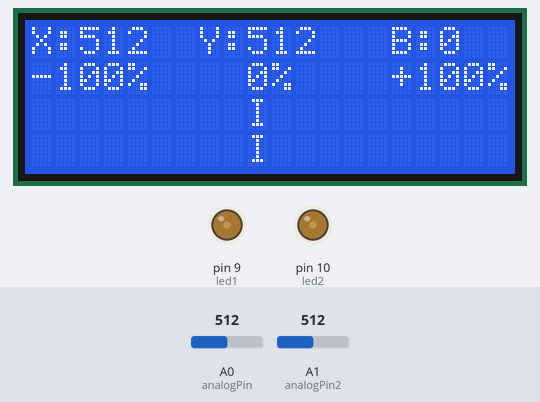
Recording of a sketch running on a simulated Arduino Uno, built with avr-gcc and run on an emulated ATmega328P. On the bench: 20×4 character LCD, output pins drawn as LEDs (lit = HIGH). The inputs (shaded band) are chosen by the test bench; at power-on: A0 (analogPin) = 512, A1 (analogPin2) = 512.

Above: at 1.2 s.
1.3 s: A0 (analogPin) set to 716
At 2.3 s:
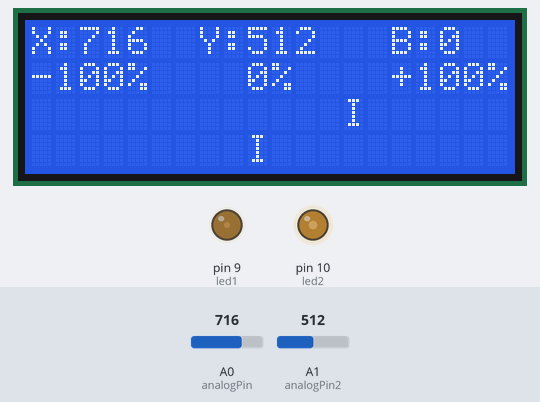
2.8 s: A1 (analogPin2) set to 0
At 3.9 s:
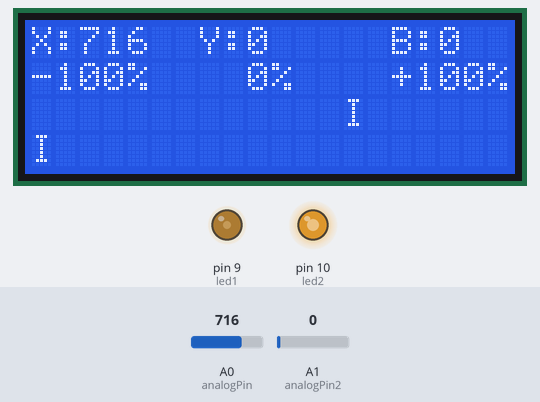
5.8 s: A0 (analogPin) set to 900
At 6.8 s:
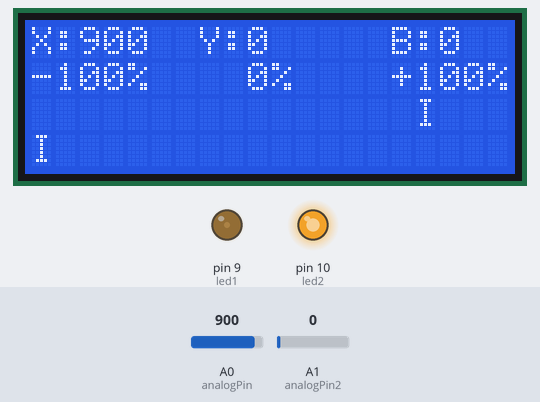
7.4 s: A1 (analogPin2) set to 306
At 8.4 s:
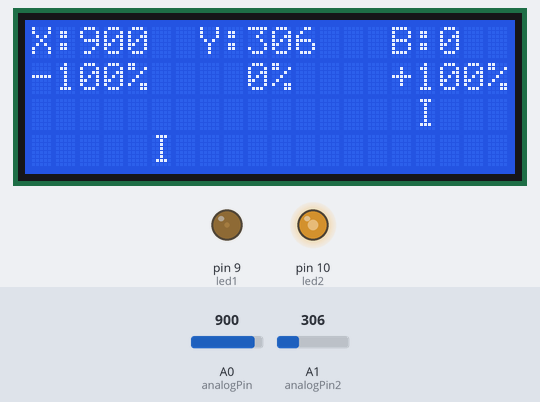
9.0 s: A0 (analogPin) set to 1023
At 9.9 s:
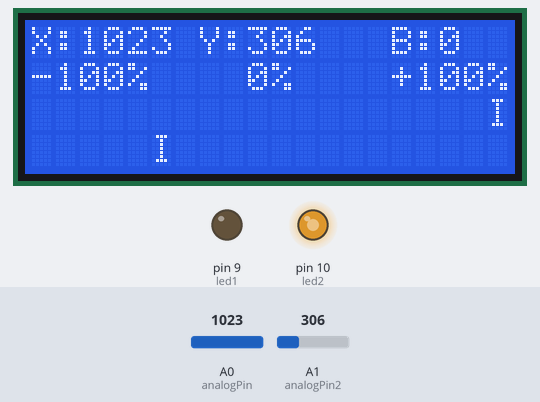
10.6 s: A1 (analogPin2) set to 122
At 11.4 s:
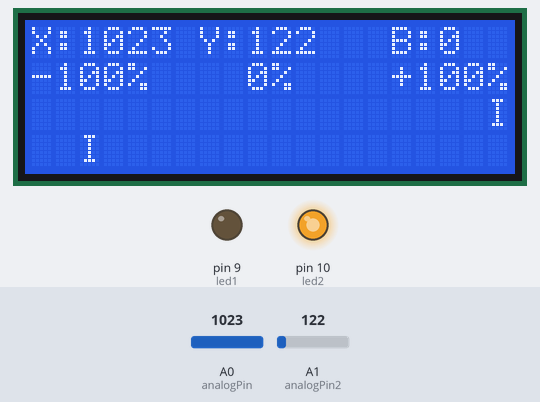
Timing chart, 0 to 13.2 s (numbered marks = the images above; inputs shaded):
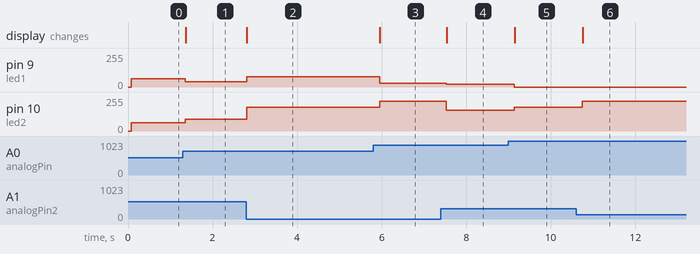

The sketch:

PWM1.ino
```cpp
#include<LiquidCrystal.h>

LiquidCrystal lcd (8,7,6,5,4,3 );

#define led1 9
#define led2 10


#define button_input 19
int analogPin = A0 ;
int analogPin2 = A1;
float  value = 0 ;
float voltage = 0 ;
String vol_string;
double horiz_divider = 0, vert_divider;
double horiz_num, vert_num;
int pressed_counter = 0 ;
int previous_hor_div, previous_vert_div;
volatile long int pulses = 0;
float total_brightness = 0;
double index = 0;
volatile bool turnoff = false;


void setup() {
  //DDRD = DDRD | B00000111;
  pinMode(led1, OUTPUT);
  pinMode(led2, OUTPUT);

  pinMode(button_input,INPUT_PULLUP);
  pinMode(analogPin,INPUT);
  pinMode(analogPin2,INPUT);
  lcd.begin(20,4);
  lcd.print("Motivated");

   Serial.begin(9600);

   lcd.setCursor(0,1);
   lcd.print("-100%    0%    +100%");

   attachInterrupt(digitalPinToInterrupt(button_input), frequencyCounter, FALLING); //interrupt for button

}

void loop() {


  lcd.setCursor(0,0);
  lcd.print("X:");
  horiz_num = analogRead(A0);  //x-axis
  vert_num = analogRead(A1);  //y-axis
  lcd.print(horiz_num, 0);
  lcd.print("     ");
  lcd.setCursor(7,0);
  lcd.print("Y:    ");
  lcd.setCursor(9,0);
  lcd.print(vert_num, 0);
  lcd.setCursor(15,0);
  lcd.print("B:   ");

  lcd.setCursor(17,0);
  pressed_counter = pulses;
  lcd.print(pressed_counter);

  //correlation to "I" position
  horiz_divider = horiz_num/53,84;
  vert_divider = vert_num/53,84;

if (turnoff) {
  analogWrite(led2,0);
  analogWrite(led1,0);
}
else {

  total_brightness = (1023-vert_num) / 4;
  index = horiz_num/1023; //along X-axis
  analogWrite(led2, total_brightness*index ); // dimming LED2
  analogWrite(led1, total_brightness - total_brightness*index ); // dimming LED1
}

//changing "I" position ONLY if it's different from previous iteration of the main loop
if (previous_hor_div != horiz_divider) {
  //clearing out the line
  lcd.setCursor(0,2);
  lcd.print("                    ");
  lcd.setCursor(horiz_divider,2);
  lcd.print('I');
}


//changing "I" position ONLY if it's different from previous iteration of the main loop
if (previous_vert_div != vert_divider) {
  lcd.setCursor(0,3);
  lcd.print("                    ");
  lcd.setCursor(vert_divider,3);
  lcd.print('I');
}

  previous_hor_div = horiz_divider;
  previous_vert_div = vert_divider;

  delay(150);

}


void frequencyCounter () {
    pulses++;
    turnoff = !turnoff;
}
```

Measured:
- after the input at 1.3 s, pin 9 (led1): 63/255 → 38/255 after 0.06 s; pin 10 (led2): 63/255 → 89/255 after 0.06 s; the display: changes after 0.06 s (image 1)
- after the input at 2.8 s, pin 9 (led1): 38/255 → 76/255 at once; pin 10 (led2): 89/255 → 179/255 at once; the display: changes at once (image 2)
- after the input at 5.8 s, pin 9 (led1): 76/255 → 30/255 after 0.16 s; pin 10 (led2): 179/255 → 225/255 after 0.16 s; the display: changes after 0.16 s (image 3)
- after the input at 7.4 s, pin 9 (led1): 30/255 → 21/255 after 0.13 s; pin 10 (led2): 225/255 → 157/255 after 0.13 s; the display: changes after 0.14 s (image 4)
- after the input at 9.0 s, pin 9 (led1): 21/255 → 0/255 after 0.14 s; pin 10 (led2): 157/255 → 179/255 after 0.14 s; the display: changes after 0.14 s (image 5)
- after the input at 10.6 s, pin 10 (led2): 179/255 → 225/255 after 0.15 s; the display: changes after 0.15 s (image 6)
